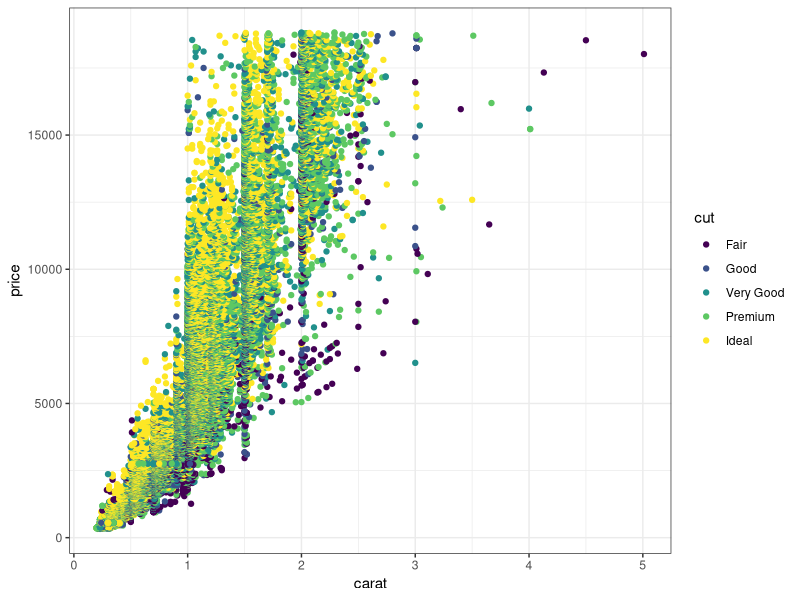
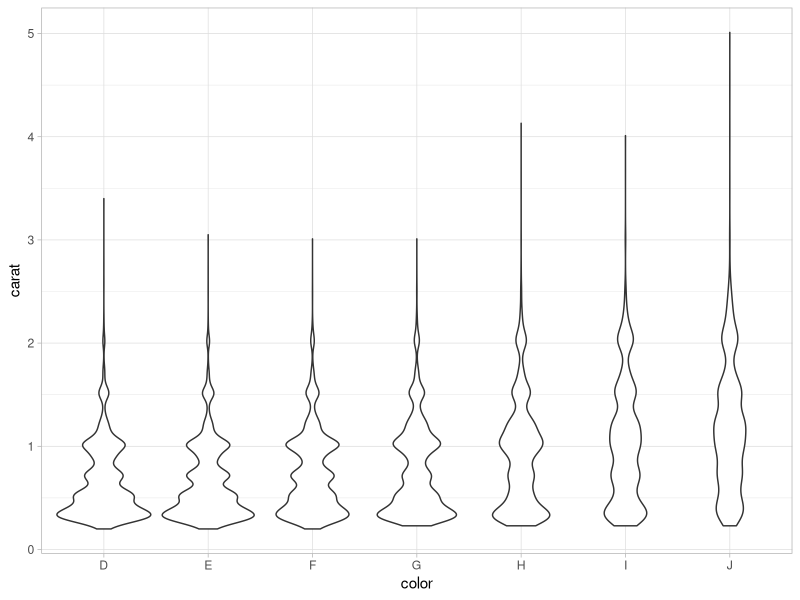

Write R code to recreate these figures, in order.
## ---- chunk 1
knitr::opts_chunk$set(echo = TRUE)
library(tidyverse)
## ---- chunk 2
# Partner 1: 
# Run the code below to see the original graph
# Change the code below to make the point color change based on 'cut', and update the theme to theme_bw()

ggplot(data = diamonds, aes(x = carat, y = price)) +
  geom_point(aes(color = cut)) +
  theme_bw()
## ---- chunk 3
# Partner 2: 
# Run the code below to see the original graph
# Change the code below to make the geom a geom_jitter, and update the theme to theme_light. 

ggplot(data = diamonds, aes(x = color, y = carat)) +
  geom_violin() +
  theme_light()
